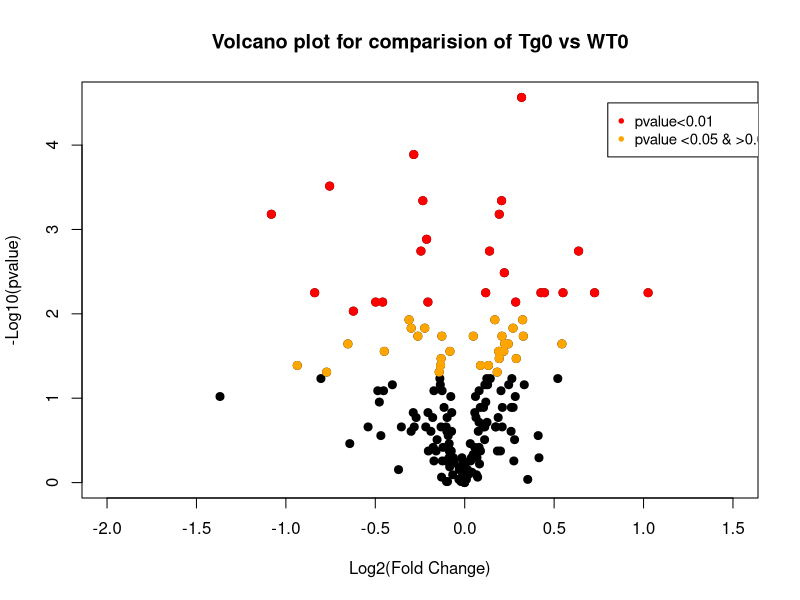

The R source for this figure: (Note: this script raises an error after producing the figure.)
m=read.csv("Tg0WT0.csv", sep=",")


with(m, plot(log2FC,neglogp, pch=20, main="Volcano plot for comparision of Tg0 vs WT0",xlab="Log2(Fold Change)",ylab="-Log10(pvalue)", cex=1.6, xlim=c(-2,1.5)))

with(subset(m, pval<.01 ), points(log2FC,neglogp, pch=20,cex=1.6, col="red"))
with(subset(m, pval<0.05& pval>.01), points(log2FC,neglogp, pch=20,cex=1.6, col="orange"))

legend(0.8,4.5, legend=c("pvalue<0.01", "pvalue <0.05 & >0.01"),
       col=c("red", "orange"), pch=20, cex=0.9)

geom_vline(xintercept=c(-0.6, 0.6), col="red") +
  geom_hline(yintercept=-log10(0.05), col="red")




#For coloring only pval
#ggplot
m$fcthre <- "pvalue >0.05"
m$fcthre[m$pval < 0.01& m$pval<0.01] <- "pvalue <0.01"
m$fcthre[m$pval < 0.05& m$pval>0.01 ] <- "pvalue <0.05 & >0.01"
m$delabel <- NA
m$delabel[m$fcthre != "pvalue >0.05"] <- m$Metabolite[m$fcthre != "pvalue >0.05"]




library(ggrepel)
# plot adding up all layers we have seen so far
ggplot(data=m, aes(x=log2FC, y=neglogp, col=m$fcthre, label=delabel)) +
  geom_point(size=5) + labs(color = "p-value")+
  guides(color = guide_legend(override.aes = list(size = 8)))+
  theme_minimal() +
  
  theme(axis.text.y =element_text(margin = margin(t = 0, r = 10, b = 0, l = 0), face="bold",size=32, color = "black", hjust=2),axis.text.x =element_text(face="bold",size=32,color = "black", vjust=-1,margin = margin(t = 0, r = 0, b = 10, l = 0)),
        axis.line.x = element_line(color="black", size = 1) ,
        axis.line.y = element_line(color="black", size = 1),
    plot.title = element_text(hjust=0.5, vjust=2, face="bold",margin = margin(b = 25), size=45),
    legend.text = element_text(face = "bold",size=24),
    legend.position=c(0.89,1),legend.background = element_blank(),
    legend.box.background = element_rect(colour = "black", linetype = "dashed"),
    legend.justification=c(0, 1), 
    legend.key.width=unit(1, "lines"), 
    plot.margin = unit(c(1.01, 12, 0.5, 0.5), "line"),
    legend.title = element_text(face = "bold",size=30),
    axis.title.x = element_text(face="bold", size=38,margin = margin(t =14, r = 0, b = 0, l = 0)),
    axis.title.y=element_text(face="bold",size=38,margin = margin(t =0, r = 14, b = 0, l = 0)),
    
  )+
  geom_text_repel( face = "bold",size=10,box.padding = 0.5, max.overlaps = Inf, seed = 42) +
  scale_color_manual(values=c("red", "orange", "black")) +
  geom_vline(xintercept=c(-0.6, 0.6), col="red", size=2) +
  geom_hline(yintercept=-log10(0.05), col="red",size=2)+
  labs(title="Volcano plot for comparision of Tg2576 vs WT", x="Log2(Fold Change)",y="-Log10(pvalue)")






